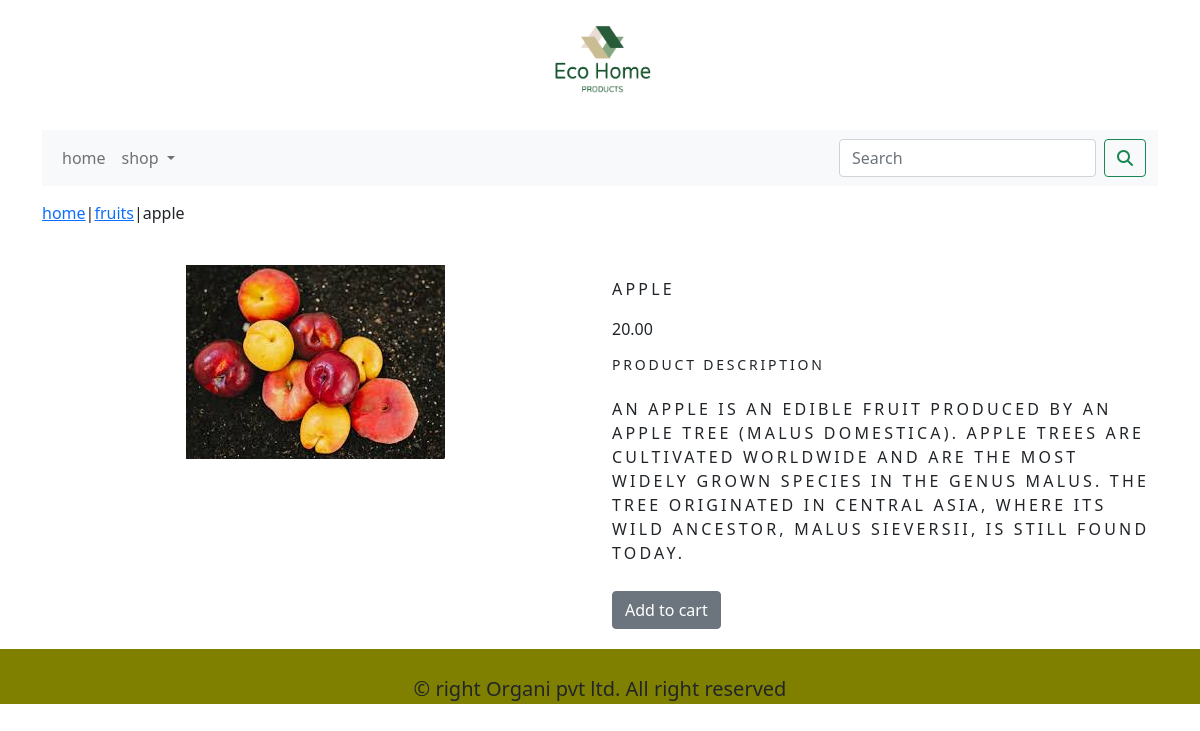
The page /shop/fruits/apple/ on the database its author committed.
### shop/models.py (models this page shows, shortened)
class product(models.Model):
    name = models.CharField(max_length=250, unique=True)
    slug = models.SlugField(max_length=250, unique=True)
    description = models.TextField(blank=True)
    price = models.DecimalField(max_digits=10, decimal_places=2)
    category = models.ForeignKey(category, on_delete=models.CASCADE)
    image = models.ImageField(upload_to='product', blank=True)
    stock = models.IntegerField()
    available = models.BooleanField(default=True)
    created = models.DateTimeField(auto_now_add=True)
    updated = models.DateTimeField(auto_now_add=True)
    class Meta:
        ordering = ('name',)
        verbose_name = 'product'
        verbose_name_plural = 'products'

class category(models.Model):
    name = models.CharField(max_length=250, unique=True)
    slug = models.SlugField(max_length=250, unique=True)
    description = models.TextField(blank=True)
    image = models.ImageField(upload_to='category', blank=True)
    class Meta:
        ordering = ('name',)
        verbose_name = 'category'
        verbose_name_plural = 'categories'
    def get_url(self):
        return reverse('shop:product_by_category', args=[self.slug])
    def __str__(self):
        return '{}'.format(self.name)

### shop/views.py (the view)
# urls.py: path('<slug:c_slug>/<slug:pro_slug>/', views.proDetails, name='prodcatdetails'),
def proDetails(request, c_slug, pro_slug):
    try:
        prod = product.objects.get(category__slug=c_slug, slug=pro_slug)
    except Exception as q:
        raise q
    return render(request, 'product.html', {'product': prod})

### cart/context_processors.py (called while the page is built)
def counter(request):
    item_count = 0
    if 'admin' in request.path:
        return {}
    else:
        try:
            cart = Cart.objects.filter(cart_id=_cart_id(request))
            car_item = CartItems.objects.all().filter(cart=cart[:1])
            for cart_item in car_item:
                item_count += cart_item.quantity
        except Cart.DoesNotExist:
            item_count = 0
    return dict(item_count=item_count)

### cart/views.py (called while the page is built)
def _cart_id(request):
    cart = request.session.session_key
    if not cart:
        cart = request.session.create()
    return cart

### shop/context_processors.py (called while the page is built)
def menu_links(request):
    links = category.objects.all()
    return dict(links=links)

### templates/product.html (shortened to what this page needs)
{% extends 'base.html' %}
{% load static %}
 {% block content %}
<div class="row my_prod_row_class">
    <div class="mx-auto">
        <p><a href="{% url 'shop:allProCat' %}">home</a>|<a href="{{product.category.get_url}}">{{product.category}}</a>|{{product.name}} </p>
    </div>
<div class="container">
<br>
    <div class="row">
        <div class="col-12 col-sm-12 col-md-12 col-lg-6 text-center">
            <div style="min-width:18rem">
            <img src="{{product.image.url}}" alt={{product.name}}>
            </div>
        </div>
         <div class="col-12 col-sm-12 col-md-12 col-lg-6">
          <div>
            <h1 class="my_prod_title">{{product.name}}</h1>
            <p>{{product.price}}</p>
            <h3 class="my_title">product description</h3>
            <p class="text-justify my_prod_title">{{product.description}}</p>
            {% if product.stock <= 0 %}
            <p class="text-justify my_prod_text"><b>out of stock</b></p>
            {% else %}
            <a class="btn btn-secondary" href="{% url 'cart:add_cart' product.id %}">Add to cart</a>
            {% endif %}
          </div>
       </div>
    </div>
</div>
</div>
{% endblock %}

### static/css/custom.css (style rules this page uses)
body { font-family: 'Hurricane', cursive; }
.my_title { letter-spacing :.2em; font-size :14px; text-transform: uppercase; }
.my_prod_row_class { padding-top:15px; padding-bottom:20px; }
.my_prod_title { letter-spacing :.2em; font-size :16px; text-transform: uppercase; padding-top:15px; padding-bottom:10px; }

### rows shown on the page
product: category "fruits", name "apple", image (picture), name "APPLE", price "20.00", description "AN APPLE IS AN EDIBLE FRUIT PRODUCED BY AN APPLE TREE (MALUS DOMESTICA). APPLE TREES ARE CULTIVATED WORLDWIDE AND ARE THE MOST WIDELY GROWN SPECIES IN THE GENUS MALUS. THE TREE ORIGINATED IN CENTRAL ASIA, WHERE ITS WILD ANCESTOR, MALUS SIEVERSII, IS STILL FOUND TODAY."
